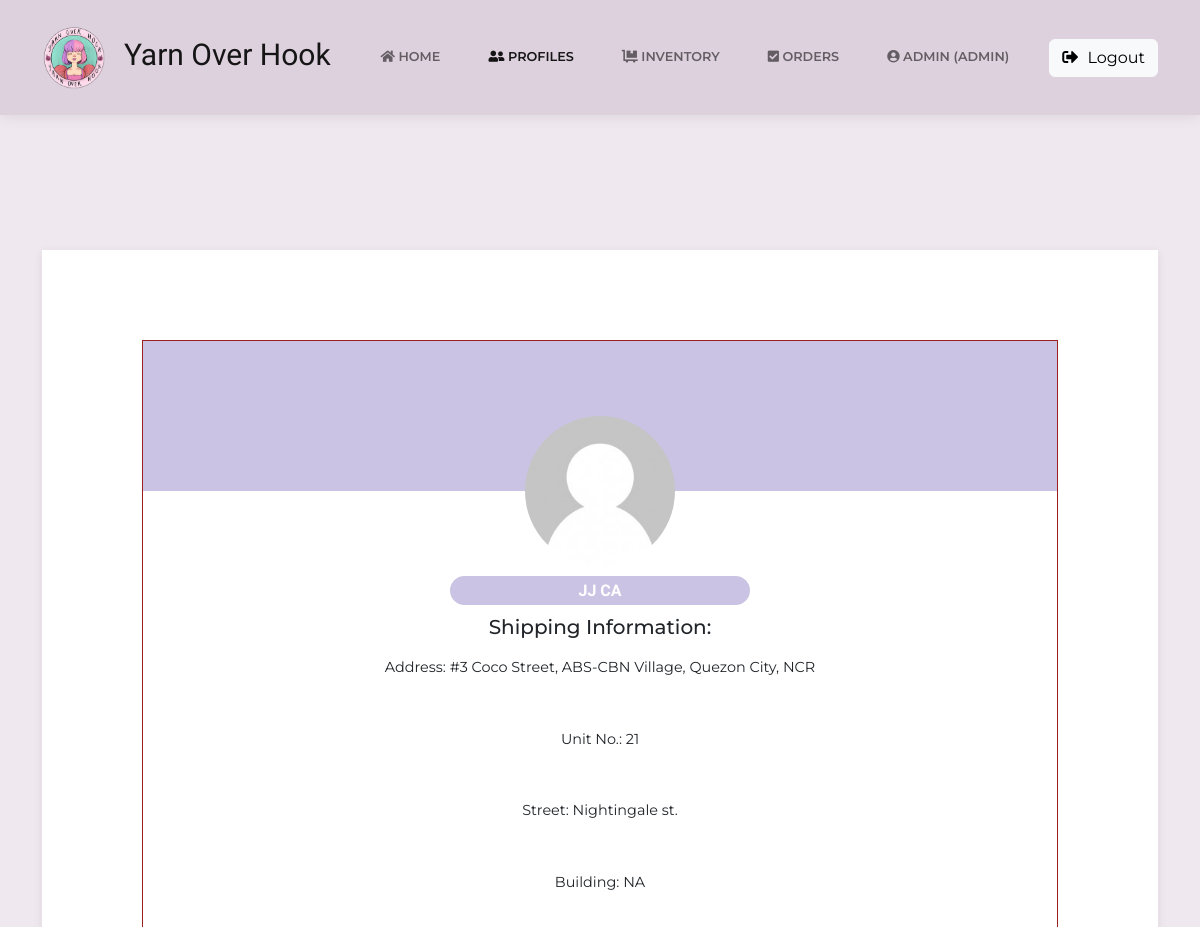
Page /ProfileAccntViewAdmin.php?id=2 (signed in, upper part) on the earlier database version.
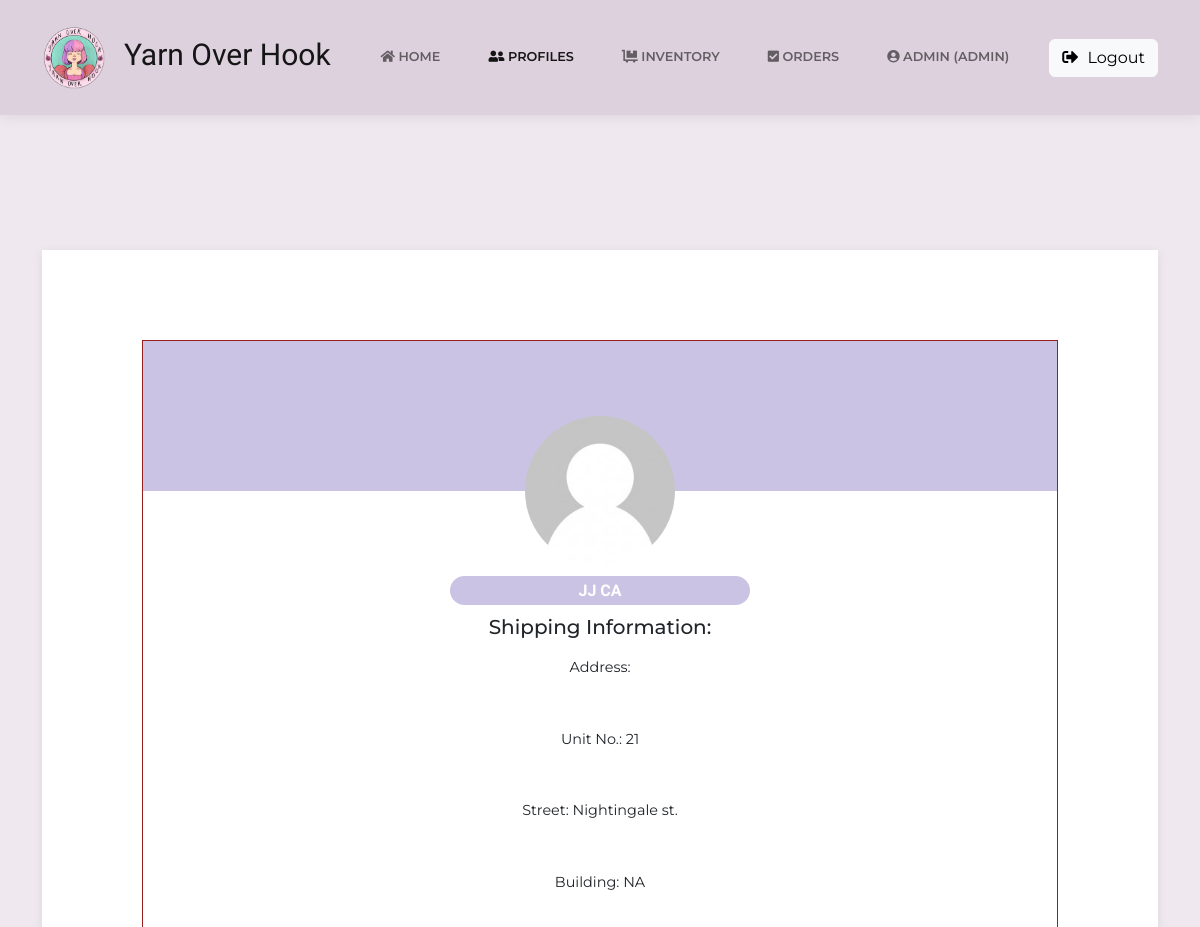
Same page on the later database version.
### tables this page shows
CREATE TABLE `cust_profile` (
  `id` bigint(20) NOT NULL,
  `c_id` bigint(12) NOT NULL,
  `c_name` varchar(60) NOT NULL,
  `email` varchar(60) NOT NULL,
  `region` varchar(60) NOT NULL,
  `city` varchar(60) NOT NULL,
  `street` varchar(60) NOT NULL,
  `building` varchar(60) NOT NULL,
  `phone_no` varchar(20) NOT NULL,
  `zip_code` int(12) NOT NULL,
  `unit_no` int(11) NOT NULL,
  `date` timestamp NOT NULL DEFAULT current_timestamp() ON UPDATE current_timestamp(),
  `address` varchar(150) NOT NULL
);

### ProfileAccntViewAdmin.php (the view, shortened to what this page needs)
<?php
    include("includes/dbh.inc.php");
    require 'layouts/Header.php';
    if(isset($_GET['id'])) {
		$id = mysqli_real_escape_string($con, $_GET['id']);
		$item = "SELECT * FROM cust_profile WHERE id = $id";
		$result = mysqli_query($con, $item);
		$profile = mysqli_fetch_assoc($result);
	}
?>
<body class="d-flex flex-column min-vh-100">
<?php require 'layouts/nav.php';?>
    <?php if($profile): ?>
    <main class="page blog-post">
        <section class="clean-block clean-post dark" style="background-color:#efe9ef;">
            <div class="container">
                <div class="block-content">
                    <div class="post-body" style="margin-top:65px;">
                        <div class="post-info">
                            <div class="profile-card" style="background: #ffffff; border-color: 0;">
                                <div class="profile-back" style="background: #CBC3E3;--bs-danger: #3546dc;--bs-danger-rgb: 53,70,220;"></div><img class="rounded-circle profile-pic" src="assets/img/avatars/nopic1.jpg">
                                <h3 class="profile-name" style="background: #cbc3e3;"><?php echo $profile['c_name']; ?></h3>
                                <h5> Shipping Information: </h5>
                                <p class="profile-bio">Address: <?php echo $profile['address']; ?></p>
                                <p class="profile-bio">Unit No.: <?php echo $profile['unit_no']; ?></p>
                                <p class="profile-bio">Street: <?php echo $profile['street']; ?></p>
                                <p class="profile-bio">Building: <?php echo $profile['building']; ?></p>
                            </div>
                        </div>
                    </div>
                </div>
            </div>
            <?php else: ?>
                <div class="container my-5">
                    <h2> Oops.. Page not found. Please try again. </h2>
                </div>
            <?php endif ?>
        </section>
    </main>
<?php require 'layouts/Footer.php';?>

Differences in the rows shown:
changed cust_profile "JJ CA": address "#3 Coco Street, ABS-CBN Village, Quezon City, NCR" → (not shown)
